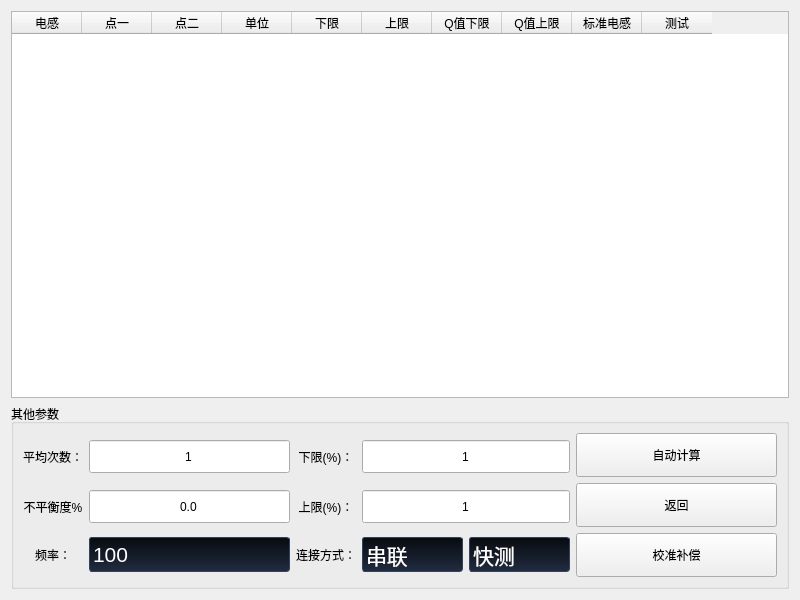
<?xml version="1.0" encoding="UTF-8"?>
<ui version="4.0">
 <class>PageInd</class>
 <widget class="QWidget" name="PageInd">
  <property name="geometry">
   <rect>
    <x>0</x>
    <y>0</y>
    <width>800</width>
    <height>600</height>
   </rect>
  </property>
  <property name="windowTitle">
   <string>Form</string>
  </property>
  <layout class="QVBoxLayout" name="verticalLayout" stretch="3,1">
   <item>
    <widget class="QTableWidget" name="TabInductance">
     <property name="focusPolicy">
      <enum>Qt::WheelFocus</enum>
     </property>
     <property name="inputMethodHints">
      <set>Qt::ImhNone</set>
     </property>
     <property name="editTriggers">
      <set>QAbstractItemView::AllEditTriggers</set>
     </property>
     <property name="alternatingRowColors">
      <bool>false</bool>
     </property>
     <property name="selectionMode">
      <enum>QAbstractItemView::SingleSelection</enum>
     </property>
     <attribute name="horizontalHeaderDefaultSectionSize">
      <number>70</number>
     </attribute>
     <column>
      <property name="text">
       <string>电感</string>
      </property>
     </column>
     <column>
      <property name="text">
       <string>点一</string>
      </property>
     </column>
     <column>
      <property name="text">
       <string>点二</string>
      </property>
     </column>
     <column>
      <property name="text">
       <string>单位</string>
      </property>
     </column>
     <column>
      <property name="text">
       <string>下限</string>
      </property>
     </column>
     <column>
      <property name="text">
       <string>上限</string>
      </property>
     </column>
     <column>
      <property name="text">
       <string>Q值下限</string>
      </property>
     </column>
     <column>
      <property name="text">
       <string>Q值上限</string>
      </property>
     </column>
     <column>
      <property name="text">
       <string>标准电感</string>
      </property>
     </column>
     <column>
      <property name="text">
       <string>测试</string>
      </property>
     </column>
    </widget>
   </item>
   <item>
    <widget class="QGroupBox" name="BoxOther">
     <property name="title">
      <string>其他参数</string>
     </property>
     <layout class="QGridLayout" name="gridLayout" columnstretch="0,2,0,1,1,2">
      <item row="0" column="5" rowspan="3">
       <widget class="QWidget" name="WidgetButton" native="true">
        <layout class="QVBoxLayout" name="verticalLayout_2">
         <property name="leftMargin">
          <number>0</number>
         </property>
         <property name="topMargin">
          <number>0</number>
         </property>
         <property name="rightMargin">
          <number>0</number>
         </property>
         <property name="bottomMargin">
          <number>0</number>
         </property>
         <item>
          <widget class="QPushButton" name="BtnSDLRAuto">
           <property name="sizePolicy">
            <sizepolicy hsizetype="Expanding" vsizetype="Expanding">
             <horstretch>0</horstretch>
             <verstretch>0</verstretch>
            </sizepolicy>
           </property>
           <property name="minimumSize">
            <size>
             <width>97</width>
             <height>44</height>
            </size>
           </property>
           <property name="text">
            <string>自动计算</string>
           </property>
          </widget>
         </item>
         <item>
          <widget class="QPushButton" name="BtnSDLRExit">
           <property name="sizePolicy">
            <sizepolicy hsizetype="Expanding" vsizetype="Expanding">
             <horstretch>0</horstretch>
             <verstretch>0</verstretch>
            </sizepolicy>
           </property>
           <property name="minimumSize">
            <size>
             <width>97</width>
             <height>44</height>
            </size>
           </property>
           <property name="text">
            <string>返回</string>
           </property>
          </widget>
         </item>
         <item>
          <widget class="QPushButton" name="Button_Comp">
           <property name="sizePolicy">
            <sizepolicy hsizetype="Expanding" vsizetype="Expanding">
             <horstretch>0</horstretch>
             <verstretch>0</verstretch>
            </sizepolicy>
           </property>
           <property name="minimumSize">
            <size>
             <width>97</width>
             <height>44</height>
            </size>
           </property>
           <property name="text">
            <string>校准补偿</string>
           </property>
          </widget>
         </item>
        </layout>
       </widget>
      </item>
      <item row="0" column="2">
       <widget class="QLabel" name="TextMin">
        <property name="text">
         <string>下限(%)：</string>
        </property>
        <property name="alignment">
         <set>Qt::AlignCenter</set>
        </property>
       </widget>
      </item>
      <item row="2" column="3">
       <widget class="QComboBox" name="BoxMode">
        <property name="minimumSize">
         <size>
          <width>0</width>
          <height>35</height>
         </size>
        </property>
        <property name="font">
         <font>
          <family>Ubuntu</family>
          <pointsize>16</pointsize>
          <weight>9</weight>
          <italic>false</italic>
          <bold>false</bold>
         </font>
        </property>
        <property name="styleSheet">
         <string notr="true">
QComboBox {
font: 75 16pt &quot;Ubuntu&quot;;
	color: rgb(255, 255, 255);
    border: 1px solid #32435E;
    border-radius: 3px;
    padding: 1px 18px 1px 3px;
    background:qlineargradient(x1:0,y1:0,x2:0,y2:1,stop:0 #080B10,stop:1 #212C3F);
}
QComboBox::down-arrow {
    image: url(:image/downarrow.png);
}
QComboBox::drop-down {
    subcontrol-origin: padding;
    subcontrol-position: top right;
    width: 25px;
    border-left-width: 1px;
    border-left-color: 32435E;
    border-left-style: solid;
    border-top-right-radius: 3px;
    border-bottom-right-radius: 3px;
}

QComboBox QAbstractItemView {
	color: rgb(255, 255, 255);
    border: 2px solid #32435E;
    selection-background-color: qlineargradient(x1: 0, y1: 0, x2: 0, y2: 1,stop: 0 #506B79,stop: 1.0 #0D95A6);
    background: qlineargradient(x1: 0, y1: 0, x2: 0, y2: 1,stop: 0 #1B2534, stop: 0.4 #010101,stop: 0.5 #000101, stop: 1.0 #1F2B3C);
}</string>
        </property>
        <item>
         <property name="text">
          <string>串联</string>
         </property>
        </item>
        <item>
         <property name="text">
          <string>并联</string>
         </property>
        </item>
       </widget>
      </item>
      <item row="2" column="1">
       <widget class="QComboBox" name="BoxFreq">
        <property name="minimumSize">
         <size>
          <width>0</width>
          <height>35</height>
         </size>
        </property>
        <property name="font">
         <font>
          <family>Ubuntu</family>
          <pointsize>16</pointsize>
          <weight>9</weight>
          <italic>false</italic>
          <bold>false</bold>
         </font>
        </property>
        <property name="styleSheet">
         <string notr="true">
QComboBox {
font: 75 16pt &quot;Ubuntu&quot;;
	color: rgb(255, 255, 255);
    border: 1px solid #32435E;
    border-radius: 3px;
    padding: 1px 18px 1px 3px;
    background:qlineargradient(x1:0,y1:0,x2:0,y2:1,stop:0 #080B10,stop:1 #212C3F);
}
QComboBox::down-arrow {
    image: url(:image/downarrow.png);
}
QComboBox::drop-down {
    subcontrol-origin: padding;
    subcontrol-position: top right;
    width: 25px;
    border-left-width: 1px;
    border-left-color: 32435E;
    border-left-style: solid;
    border-top-right-radius: 3px;
    border-bottom-right-radius: 3px;
}

QComboBox QAbstractItemView {
	color: rgb(255, 255, 255);
    border: 2px solid #32435E;
    selection-background-color: qlineargradient(x1: 0, y1: 0, x2: 0, y2: 1,stop: 0 #506B79,stop: 1.0 #0D95A6);
    background: qlineargradient(x1: 0, y1: 0, x2: 0, y2: 1,stop: 0 #1B2534, stop: 0.4 #010101,stop: 0.5 #000101, stop: 1.0 #1F2B3C);
}</string>
        </property>
        <item>
         <property name="text">
          <string>100</string>
         </property>
        </item>
        <item>
         <property name="text">
          <string>120</string>
         </property>
        </item>
        <item>
         <property name="text">
          <string>1K</string>
         </property>
        </item>
        <item>
         <property name="text">
          <string>10K</string>
         </property>
        </item>
       </widget>
      </item>
      <item row="1" column="2">
       <widget class="QLabel" name="TextMax">
        <property name="text">
         <string>上限(%)：</string>
        </property>
        <property name="alignment">
         <set>Qt::AlignCenter</set>
        </property>
       </widget>
      </item>
      <item row="1" column="0">
       <widget class="QLabel" name="TextOffsetTemp">
        <property name="text">
         <string>不平衡度%</string>
        </property>
        <property name="alignment">
         <set>Qt::AlignCenter</set>
        </property>
       </widget>
      </item>
      <item row="1" column="1">
       <widget class="QDoubleSpinBox" name="BoxUnbalance">
        <property name="minimumSize">
         <size>
          <width>0</width>
          <height>35</height>
         </size>
        </property>
        <property name="alignment">
         <set>Qt::AlignCenter</set>
        </property>
        <property name="buttonSymbols">
         <enum>QAbstractSpinBox::NoButtons</enum>
        </property>
        <property name="decimals">
         <number>1</number>
        </property>
        <property name="minimum">
         <double>0.000000000000000</double>
        </property>
        <property name="maximum">
         <double>100.000000000000000</double>
        </property>
        <property name="singleStep">
         <double>1.000000000000000</double>
        </property>
        <property name="value">
         <double>0.000000000000000</double>
        </property>
       </widget>
      </item>
      <item row="2" column="2">
       <widget class="QLabel" name="TextUnbalance">
        <property name="text">
         <string>连接方式：</string>
        </property>
       </widget>
      </item>
      <item row="0" column="0">
       <widget class="QLabel" name="TextStdTemp">
        <property name="text">
         <string>平均次数：</string>
        </property>
        <property name="alignment">
         <set>Qt::AlignCenter</set>
        </property>
       </widget>
      </item>
      <item row="2" column="0">
       <widget class="QLabel" name="TextTime">
        <property name="text">
         <string>频率：</string>
        </property>
        <property name="alignment">
         <set>Qt::AlignCenter</set>
        </property>
       </widget>
      </item>
      <item row="0" column="1">
       <widget class="QDoubleSpinBox" name="BoxTime">
        <property name="minimumSize">
         <size>
          <width>0</width>
          <height>35</height>
         </size>
        </property>
        <property name="alignment">
         <set>Qt::AlignCenter</set>
        </property>
        <property name="buttonSymbols">
         <enum>QAbstractSpinBox::NoButtons</enum>
        </property>
        <property name="decimals">
         <number>0</number>
        </property>
        <property name="minimum">
         <double>1.000000000000000</double>
        </property>
        <property name="maximum">
         <double>100.000000000000000</double>
        </property>
        <property name="singleStep">
         <double>1.000000000000000</double>
        </property>
        <property name="value">
         <double>1.000000000000000</double>
        </property>
       </widget>
      </item>
      <item row="2" column="4">
       <widget class="QComboBox" name="Com_test">
        <property name="minimumSize">
         <size>
          <width>0</width>
          <height>35</height>
         </size>
        </property>
        <property name="font">
         <font>
          <family>Ubuntu</family>
          <pointsize>16</pointsize>
          <weight>9</weight>
          <italic>false</italic>
          <bold>false</bold>
         </font>
        </property>
        <property name="styleSheet">
         <string notr="true">
QComboBox {
font: 75 16pt &quot;Ubuntu&quot;;
	color: rgb(255, 255, 255);
    border: 1px solid #32435E;
    border-radius: 3px;
    padding: 1px 18px 1px 3px;
    background:qlineargradient(x1:0,y1:0,x2:0,y2:1,stop:0 #080B10,stop:1 #212C3F);
}
QComboBox::down-arrow {
    image: url(:image/downarrow.png);
}
QComboBox::drop-down {
    subcontrol-origin: padding;
    subcontrol-position: top right;
    width: 25px;
    border-left-width: 1px;
    border-left-color: 32435E;
    border-left-style: solid;
    border-top-right-radius: 3px;
    border-bottom-right-radius: 3px;
}

QComboBox QAbstractItemView {
	color: rgb(255, 255, 255);
    border: 2px solid #32435E;
    selection-background-color: qlineargradient(x1: 0, y1: 0, x2: 0, y2: 1,stop: 0 #506B79,stop: 1.0 #0D95A6);
    background: qlineargradient(x1: 0, y1: 0, x2: 0, y2: 1,stop: 0 #1B2534, stop: 0.4 #010101,stop: 0.5 #000101, stop: 1.0 #1F2B3C);
}</string>
        </property>
        <item>
         <property name="text">
          <string>快测</string>
         </property>
        </item>
        <item>
         <property name="text">
          <string>慢测</string>
         </property>
        </item>
       </widget>
      </item>
      <item row="1" column="3" colspan="2">
       <widget class="QDoubleSpinBox" name="BoxMax">
        <property name="minimumSize">
         <size>
          <width>0</width>
          <height>35</height>
         </size>
        </property>
        <property name="alignment">
         <set>Qt::AlignCenter</set>
        </property>
        <property name="buttonSymbols">
         <enum>QAbstractSpinBox::NoButtons</enum>
        </property>
        <property name="decimals">
         <number>0</number>
        </property>
        <property name="minimum">
         <double>0.000000000000000</double>
        </property>
        <property name="maximum">
         <double>100.000000000000000</double>
        </property>
        <property name="singleStep">
         <double>1.000000000000000</double>
        </property>
        <property name="value">
         <double>1.000000000000000</double>
        </property>
       </widget>
      </item>
      <item row="0" column="3" colspan="2">
       <widget class="QDoubleSpinBox" name="BoxMin">
        <property name="minimumSize">
         <size>
          <width>0</width>
          <height>35</height>
         </size>
        </property>
        <property name="alignment">
         <set>Qt::AlignCenter</set>
        </property>
        <property name="buttonSymbols">
         <enum>QAbstractSpinBox::NoButtons</enum>
        </property>
        <property name="decimals">
         <number>0</number>
        </property>
        <property name="minimum">
         <double>0.000000000000000</double>
        </property>
        <property name="maximum">
         <double>100.000000000000000</double>
        </property>
        <property name="singleStep">
         <double>1.000000000000000</double>
        </property>
        <property name="value">
         <double>1.000000000000000</double>
        </property>
       </widget>
      </item>
     </layout>
    </widget>
   </item>
  </layout>
 </widget>
 <resources/>
 <connections/>
</ui>
